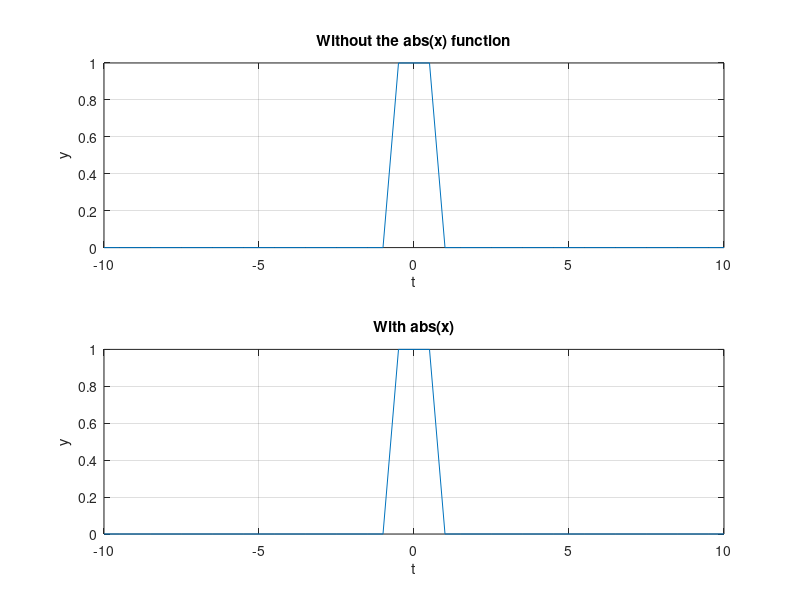

Write the MATLAB code that produced this figure.
a = 2; %in seconds
dt = 0.5; %sampling step, in seconds
T = 10; %data range, in seconds
t = (-T:dt:T); %time, seconds too
N = length(t);

for k = 1:N %create a tab from 1 to N, where N is the length of t
  if (-a/2 < t(k) && t(k) < a/2)
    x2(k) = 1; %definition of the rectangle function
  else
    x2(k) = 0; %same
  end
end

subplot(2,1,1);
plot(t,x2)
title('Without the abs(x) function')
xlabel('t');
ylabel('y');
grid()


for k = 1:N
  if (abs(t(k)) < a/2) %abs(x) is the fastest way to write -a/2 < t < a/2
    x2(k) = 1; 
  else
    x2(k) = 0;
  end
end

subplot(2,1,2);
plot(t,x2)
title('With abs(x)')
xlabel('t');
ylabel('y');
grid()
